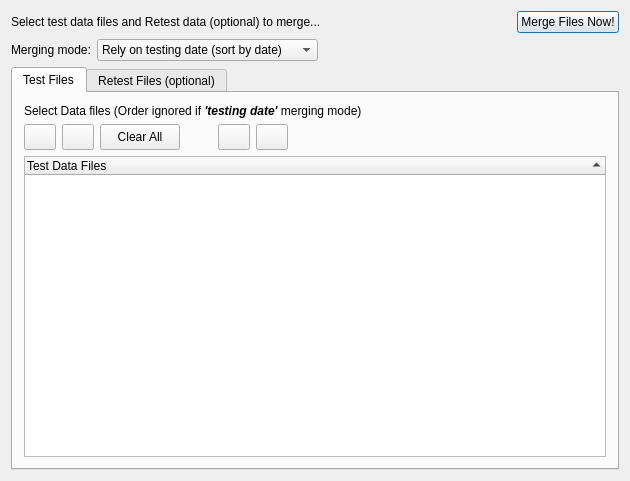
<?xml version="1.0" encoding="UTF-8"?>
<ui version="4.0">
 <class>MergeRetestDialogBase</class>
 <widget class="QDialog" name="MergeRetestDialogBase">
  <property name="geometry">
   <rect>
    <x>0</x>
    <y>0</y>
    <width>630</width>
    <height>481</height>
   </rect>
  </property>
  <property name="windowTitle">
   <string>Merge Test &amp; Retest data...</string>
  </property>
  <property name="windowIcon">
   <iconset resource="gex.qrc">
    <normaloff>:/gex/icons/gex_application_48x48.png</normaloff>:/gex/icons/gex_application_48x48.png</iconset>
  </property>
  <property name="autoFillBackground">
   <bool>true</bool>
  </property>
  <layout class="QVBoxLayout">
   <item>
    <layout class="QHBoxLayout">
     <item>
      <widget class="QLabel" name="textLabel2">
       <property name="maximumSize">
        <size>
         <width>32767</width>
         <height>32767</height>
        </size>
       </property>
       <property name="text">
        <string>Select test data files and Retest data (optional) to merge...</string>
       </property>
       <property name="alignment">
        <set>Qt::AlignVCenter</set>
       </property>
       <property name="wordWrap">
        <bool>false</bool>
       </property>
      </widget>
     </item>
     <item>
      <spacer name="spacer30">
       <property name="orientation">
        <enum>Qt::Horizontal</enum>
       </property>
       <property name="sizeType">
        <enum>QSizePolicy::Expanding</enum>
       </property>
       <property name="sizeHint" stdset="0">
        <size>
         <width>38</width>
         <height>12</height>
        </size>
       </property>
      </spacer>
     </item>
     <item>
      <widget class="QPushButton" name="pushButtonMergeFiles">
       <property name="toolTip">
        <string>Merge the files selected...</string>
       </property>
       <property name="text">
        <string>Merge Files Now!</string>
       </property>
      </widget>
     </item>
    </layout>
   </item>
   <item>
    <layout class="QHBoxLayout">
     <item>
      <widget class="QLabel" name="textLabelFile1_3">
       <property name="text">
        <string>Merging mode:</string>
       </property>
       <property name="wordWrap">
        <bool>false</bool>
       </property>
      </widget>
     </item>
     <item>
      <widget class="QComboBox" name="comboBoxMergingMode">
       <property name="toolTip">
        <string>Mergiing mode: sorted by date, or order as found in dialog-box</string>
       </property>
       <item>
        <property name="text">
         <string>Rely on testing date (sort by date)</string>
        </property>
       </item>
       <item>
        <property name="text">
         <string>No sorting: Take files in listed order</string>
        </property>
       </item>
      </widget>
     </item>
     <item>
      <spacer name="spacer31">
       <property name="orientation">
        <enum>Qt::Horizontal</enum>
       </property>
       <property name="sizeType">
        <enum>QSizePolicy::Expanding</enum>
       </property>
       <property name="sizeHint" stdset="0">
        <size>
         <width>92</width>
         <height>8</height>
        </size>
       </property>
      </spacer>
     </item>
    </layout>
   </item>
   <item>
    <widget class="QTabWidget" name="tabWidget">
     <property name="currentIndex">
      <number>0</number>
     </property>
     <widget class="QWidget" name="tabTestFiles">
      <attribute name="title">
       <string>Test Files</string>
      </attribute>
      <layout class="QVBoxLayout">
       <item>
        <widget class="QLabel" name="textLabelFile1">
         <property name="text">
          <string>Select Data files (Order ignored if &lt;i&gt;&lt;b&gt;'testing date'&lt;/b&gt;&lt;/i&gt; merging mode)</string>
         </property>
         <property name="wordWrap">
          <bool>false</bool>
         </property>
        </widget>
       </item>
       <item>
        <layout class="QHBoxLayout">
         <item>
          <widget class="QPushButton" name="buttonSelectTestFile">
           <property name="sizePolicy">
            <sizepolicy hsizetype="Fixed" vsizetype="Fixed">
             <horstretch>0</horstretch>
             <verstretch>0</verstretch>
            </sizepolicy>
           </property>
           <property name="minimumSize">
            <size>
             <width>32</width>
             <height>26</height>
            </size>
           </property>
           <property name="maximumSize">
            <size>
             <width>32</width>
             <height>26</height>
            </size>
           </property>
           <property name="toolTip">
            <string>Select test data file</string>
           </property>
           <property name="text">
            <string/>
           </property>
           <property name="icon">
            <iconset>
             <normaloff>:/gex/icons/file_open.png</normaloff>:/gex/icons/file_open.png</iconset>
           </property>
           <property name="iconSize">
            <size>
             <width>32</width>
             <height>32</height>
            </size>
           </property>
          </widget>
         </item>
         <item>
          <widget class="QPushButton" name="buttonRemoveTestFile">
           <property name="sizePolicy">
            <sizepolicy hsizetype="Fixed" vsizetype="Fixed">
             <horstretch>0</horstretch>
             <verstretch>0</verstretch>
            </sizepolicy>
           </property>
           <property name="minimumSize">
            <size>
             <width>32</width>
             <height>26</height>
            </size>
           </property>
           <property name="maximumSize">
            <size>
             <width>32</width>
             <height>26</height>
            </size>
           </property>
           <property name="toolTip">
            <string>Remove selected file from list</string>
           </property>
           <property name="text">
            <string/>
           </property>
           <property name="icon">
            <iconset>
             <normaloff>:/gex/icons/file_remove.png</normaloff>:/gex/icons/file_remove.png</iconset>
           </property>
           <property name="iconSize">
            <size>
             <width>32</width>
             <height>32</height>
            </size>
           </property>
          </widget>
         </item>
         <item>
          <widget class="QPushButton" name="PushButtonClearAllTestFiles">
           <property name="sizePolicy">
            <sizepolicy hsizetype="Fixed" vsizetype="Fixed">
             <horstretch>0</horstretch>
             <verstretch>0</verstretch>
            </sizepolicy>
           </property>
           <property name="minimumSize">
            <size>
             <width>80</width>
             <height>26</height>
            </size>
           </property>
           <property name="maximumSize">
            <size>
             <width>80</width>
             <height>26</height>
            </size>
           </property>
           <property name="toolTip">
            <string>Remove ALL test files from list</string>
           </property>
           <property name="text">
            <string>Clear All</string>
           </property>
          </widget>
         </item>
         <item>
          <spacer name="spacer32">
           <property name="orientation">
            <enum>Qt::Horizontal</enum>
           </property>
           <property name="sizeType">
            <enum>QSizePolicy::Fixed</enum>
           </property>
           <property name="sizeHint" stdset="0">
            <size>
             <width>32</width>
             <height>9</height>
            </size>
           </property>
          </spacer>
         </item>
         <item>
          <widget class="QPushButton" name="buttonUpTest">
           <property name="sizePolicy">
            <sizepolicy hsizetype="Fixed" vsizetype="Fixed">
             <horstretch>0</horstretch>
             <verstretch>0</verstretch>
            </sizepolicy>
           </property>
           <property name="minimumSize">
            <size>
             <width>32</width>
             <height>26</height>
            </size>
           </property>
           <property name="maximumSize">
            <size>
             <width>32</width>
             <height>26</height>
            </size>
           </property>
           <property name="toolTip">
            <string>Move selection Up (Reorder)</string>
           </property>
           <property name="text">
            <string/>
           </property>
           <property name="icon">
            <iconset>
             <normaloff>:/gex/icons/arrow_up.png</normaloff>:/gex/icons/arrow_up.png</iconset>
           </property>
           <property name="iconSize">
            <size>
             <width>32</width>
             <height>32</height>
            </size>
           </property>
          </widget>
         </item>
         <item>
          <widget class="QPushButton" name="buttonDownTest">
           <property name="sizePolicy">
            <sizepolicy hsizetype="Fixed" vsizetype="Fixed">
             <horstretch>0</horstretch>
             <verstretch>0</verstretch>
            </sizepolicy>
           </property>
           <property name="minimumSize">
            <size>
             <width>32</width>
             <height>26</height>
            </size>
           </property>
           <property name="maximumSize">
            <size>
             <width>32</width>
             <height>26</height>
            </size>
           </property>
           <property name="toolTip">
            <string>Move selection Down (Reorder)</string>
           </property>
           <property name="text">
            <string/>
           </property>
           <property name="icon">
            <iconset>
             <normaloff>:/gex/icons/arrow_down.png</normaloff>:/gex/icons/arrow_down.png</iconset>
           </property>
           <property name="iconSize">
            <size>
             <width>32</width>
             <height>32</height>
            </size>
           </property>
          </widget>
         </item>
         <item>
          <spacer name="spacer33">
           <property name="orientation">
            <enum>Qt::Horizontal</enum>
           </property>
           <property name="sizeType">
            <enum>QSizePolicy::Expanding</enum>
           </property>
           <property name="sizeHint" stdset="0">
            <size>
             <width>180</width>
             <height>7</height>
            </size>
           </property>
          </spacer>
         </item>
        </layout>
       </item>
       <item>
        <widget class="QTreeWidget" name="mUi_pQtwTestFilesView">
         <property name="rootIsDecorated">
          <bool>false</bool>
         </property>
         <property name="sortingEnabled">
          <bool>true</bool>
         </property>
         <column>
          <property name="text">
           <string>Test Data Files</string>
          </property>
         </column>
        </widget>
       </item>
      </layout>
     </widget>
     <widget class="QWidget" name="tabRetestFiles">
      <attribute name="title">
       <string>Retest Files (optional)</string>
      </attribute>
      <layout class="QVBoxLayout">
       <item>
        <widget class="QLabel" name="textLabelFile1_2">
         <property name="text">
          <string>Select &lt;b&gt;Retest&lt;/b&gt; Data files  (Order ignored if &lt;i&gt;&lt;b&gt;'testing date'&lt;/b&gt;&lt;/i&gt; merging mode)</string>
         </property>
         <property name="wordWrap">
          <bool>false</bool>
         </property>
        </widget>
       </item>
       <item>
        <layout class="QHBoxLayout">
         <item>
          <widget class="QPushButton" name="buttonSelectRetestFile">
           <property name="sizePolicy">
            <sizepolicy hsizetype="Fixed" vsizetype="Fixed">
             <horstretch>0</horstretch>
             <verstretch>0</verstretch>
            </sizepolicy>
           </property>
           <property name="minimumSize">
            <size>
             <width>32</width>
             <height>26</height>
            </size>
           </property>
           <property name="maximumSize">
            <size>
             <width>32</width>
             <height>26</height>
            </size>
           </property>
           <property name="toolTip">
            <string>Select test data file</string>
           </property>
           <property name="text">
            <string/>
           </property>
           <property name="icon">
            <iconset>
             <normaloff>:/gex/icons/file_open.png</normaloff>:/gex/icons/file_open.png</iconset>
           </property>
           <property name="iconSize">
            <size>
             <width>32</width>
             <height>32</height>
            </size>
           </property>
          </widget>
         </item>
         <item>
          <widget class="QPushButton" name="buttonRemoveRetestFile">
           <property name="sizePolicy">
            <sizepolicy hsizetype="Fixed" vsizetype="Fixed">
             <horstretch>0</horstretch>
             <verstretch>0</verstretch>
            </sizepolicy>
           </property>
           <property name="minimumSize">
            <size>
             <width>32</width>
             <height>26</height>
            </size>
           </property>
           <property name="maximumSize">
            <size>
             <width>32</width>
             <height>26</height>
            </size>
           </property>
           <property name="toolTip">
            <string>Remove selected file from list</string>
           </property>
           <property name="text">
            <string/>
           </property>
           <property name="icon">
            <iconset>
             <normaloff>:/gex/icons/file_remove.png</normaloff>:/gex/icons/file_remove.png</iconset>
           </property>
           <property name="iconSize">
            <size>
             <width>32</width>
             <height>32</height>
            </size>
           </property>
          </widget>
         </item>
         <item>
          <widget class="QPushButton" name="PushButtonClearAllRetestFiles">
           <property name="sizePolicy">
            <sizepolicy hsizetype="Fixed" vsizetype="Fixed">
             <horstretch>0</horstretch>
             <verstretch>0</verstretch>
            </sizepolicy>
           </property>
           <property name="minimumSize">
            <size>
             <width>80</width>
             <height>26</height>
            </size>
           </property>
           <property name="maximumSize">
            <size>
             <width>80</width>
             <height>26</height>
            </size>
           </property>
           <property name="toolTip">
            <string>Remove ALL test files from list</string>
           </property>
           <property name="text">
            <string>Clear All</string>
           </property>
          </widget>
         </item>
         <item>
          <spacer name="spacer34">
           <property name="orientation">
            <enum>Qt::Horizontal</enum>
           </property>
           <property name="sizeType">
            <enum>QSizePolicy::Fixed</enum>
           </property>
           <property name="sizeHint" stdset="0">
            <size>
             <width>32</width>
             <height>10</height>
            </size>
           </property>
          </spacer>
         </item>
         <item>
          <widget class="QPushButton" name="buttonUpRetest">
           <property name="sizePolicy">
            <sizepolicy hsizetype="Fixed" vsizetype="Fixed">
             <horstretch>0</horstretch>
             <verstretch>0</verstretch>
            </sizepolicy>
           </property>
           <property name="minimumSize">
            <size>
             <width>32</width>
             <height>26</height>
            </size>
           </property>
           <property name="maximumSize">
            <size>
             <width>32</width>
             <height>26</height>
            </size>
           </property>
           <property name="toolTip">
            <string>Move selection Up (Reorder)</string>
           </property>
           <property name="text">
            <string/>
           </property>
           <property name="icon">
            <iconset>
             <normaloff>:/gex/icons/arrow_up.png</normaloff>:/gex/icons/arrow_up.png</iconset>
           </property>
           <property name="iconSize">
            <size>
             <width>32</width>
             <height>32</height>
            </size>
           </property>
          </widget>
         </item>
         <item>
          <widget class="QPushButton" name="buttonDownRetest">
           <property name="sizePolicy">
            <sizepolicy hsizetype="Fixed" vsizetype="Fixed">
             <horstretch>0</horstretch>
             <verstretch>0</verstretch>
            </sizepolicy>
           </property>
           <property name="minimumSize">
            <size>
             <width>32</width>
             <height>26</height>
            </size>
           </property>
           <property name="maximumSize">
            <size>
             <width>32</width>
             <height>26</height>
            </size>
           </property>
           <property name="toolTip">
            <string>Move selection Down (Reorder)</string>
           </property>
           <property name="text">
            <string/>
           </property>
           <property name="icon">
            <iconset>
             <normaloff>:/gex/icons/arrow_down.png</normaloff>:/gex/icons/arrow_down.png</iconset>
           </property>
           <property name="iconSize">
            <size>
             <width>32</width>
             <height>32</height>
            </size>
           </property>
          </widget>
         </item>
         <item>
          <spacer name="spacer35">
           <property name="orientation">
            <enum>Qt::Horizontal</enum>
           </property>
           <property name="sizeType">
            <enum>QSizePolicy::Expanding</enum>
           </property>
           <property name="sizeHint" stdset="0">
            <size>
             <width>178</width>
             <height>12</height>
            </size>
           </property>
          </spacer>
         </item>
        </layout>
       </item>
       <item>
        <widget class="QTreeWidget" name="mUi_pQtwRetestFilesView">
         <property name="rootIsDecorated">
          <bool>false</bool>
         </property>
         <property name="sortingEnabled">
          <bool>true</bool>
         </property>
         <column>
          <property name="text">
           <string>Retest Data Files</string>
          </property>
         </column>
        </widget>
       </item>
      </layout>
     </widget>
    </widget>
   </item>
  </layout>
 </widget>
 <layoutdefault spacing="6" margin="11"/>
 <resources>
  <include location="gex.qrc"/>
 </resources>
 <connections/>
</ui>
